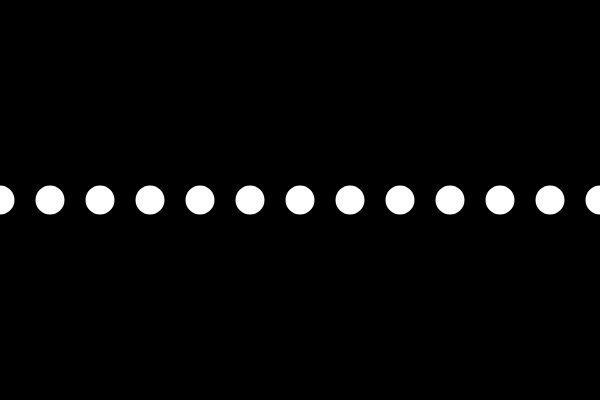
Frame 1 (no input)
Frame 60 (no input): identical to frame 1, image omitted
Frame 120 (the mouse pressed at the canvas centre since frame 60): identical to frame 1, image omitted

The p5.js sketch that drew this single still picture (run headless with seeded random() and noise() and a simulated clock; from frame 60 on, the mouse is pressed at the canvas centre):

// p5.js sketch
// ── sketch.js
function setup() {
  createCanvas(600, 400);
}

function draw() {
  background(0);
  stroke(255);
  strokeWeight(4);
  
  var x = 0;
  
  while(x<=width){
  ellipse(x,200,25,25);
  x= x+50;
}
  
  
  
}
